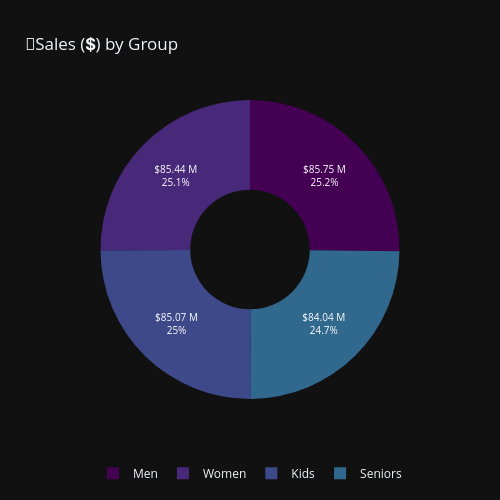
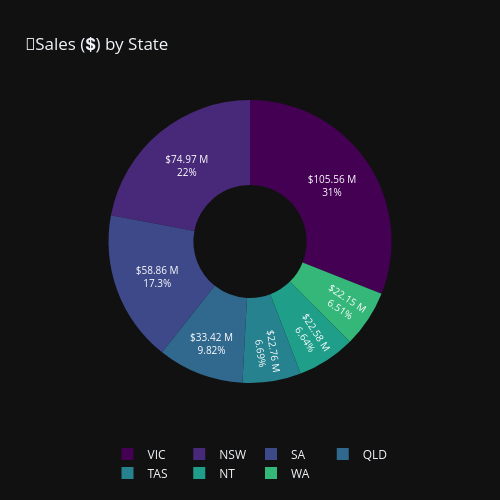
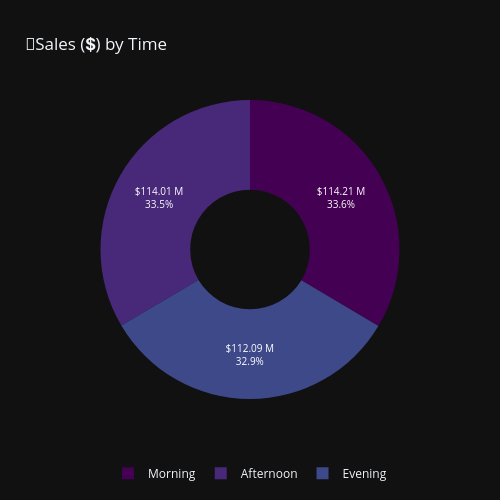
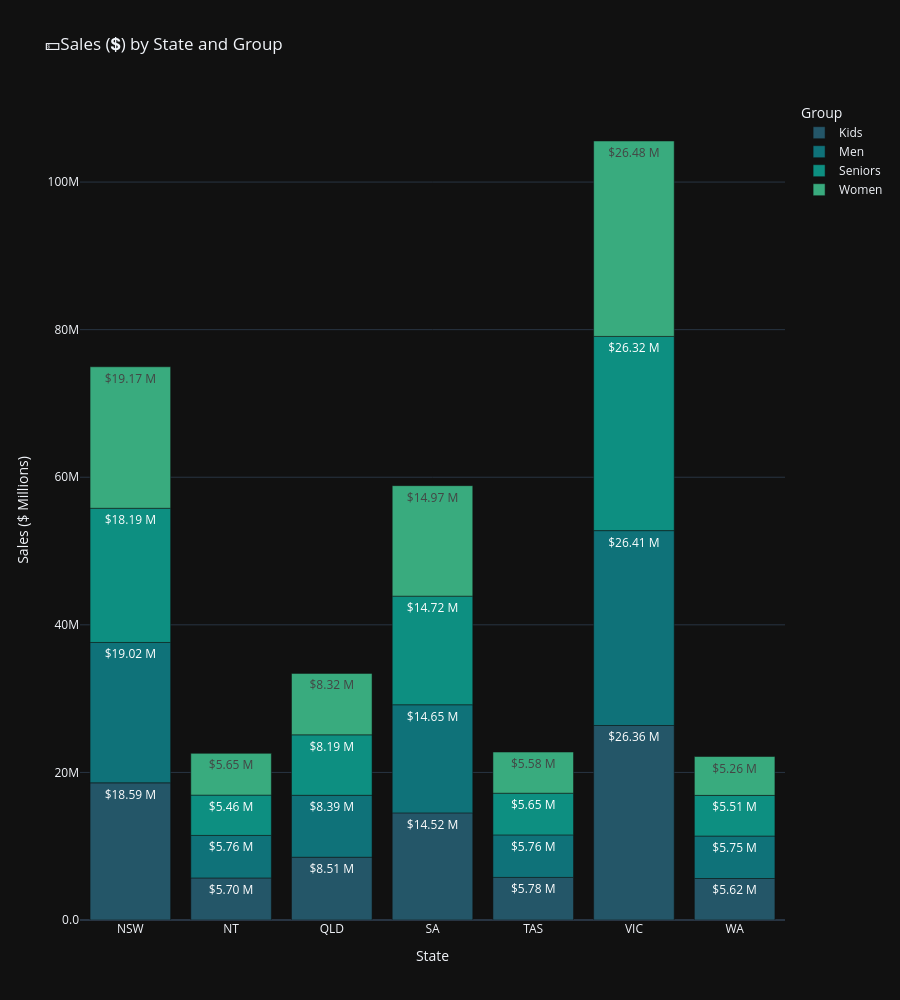

Notebook code cell kept with these figures, in order:
### Markdown cell above
### 📊 Sales Analysis Dashboard:

### Code cell
# State-wise sales Report
generate_sales_donut_matrix(df, group_by_column='Group')
generate_sales_donut_matrix(df, group_by_column='State')
generate_sales_donut_matrix(df, group_by_column='Time')
generate_group_sales_matrix(df)
generate_time_sales_matrix(df, time_freq='DAY')
generate_time_sales_matrix(df, time_freq='WEEK')
generate_time_sales_by_state_matrix(df, time_freq='DAY')
generate_monthly_sales_matrix(df)
generate_quarterly_sales_matrix(df)

### Figure 1 — Plotly figure (JSON) as saved in the notebook; plotly's stock layout.template omitted (floating-point values rounded to 4 significant figures)
{"data": [{"domain": {"x": [0, 1], "y": [0, 1]}, "hole": 0.4, "hovertemplate": "Group=%{label}<br>Sales=%{value}<extra></extra>", "labels": ["Kids", "Men", "Seniors", "Women"], "legendgroup": "", "name": "", "showlegend": true, "text": ["$85.07 M", "$85.75 M", "$84.04 M", "$85.44 M"], "textfont": {"color": "white", "size": 10}, "textposition": "auto", "type": "pie", "values": [85072500, 85750000, 84037500, 85442500]}], "layout": {"height": 500, "legend": {"orientation": "h", "tracegroupgap": 0, "x": 0.5, "xanchor": "center", "y": -0.2}, "piecolorway": ["#440154", "#482878", "#3e4989", "#31688e", "#26828e", "#1f9e89", "#35b779", "#6ece58", "#b5de2b", "#fde725"], "title": {"text": "📍Sales (💲) by Group"}, "width": 500}}

### Figure 2 — Plotly figure (JSON) as saved in the notebook; plotly's stock layout.template omitted (floating-point values rounded to 4 significant figures)
{"data": [{"domain": {"x": [0, 1], "y": [0, 1]}, "hole": 0.4, "hovertemplate": "State=%{label}<br>Sales=%{value}<extra></extra>", "labels": ["NSW", "NT", "QLD", "SA", "TAS", "VIC", "WA"], "legendgroup": "", "name": "", "showlegend": true, "text": ["$74.97 M", "$22.58 M", "$33.42 M", "$58.86 M", "$22.76 M", "$105.56 M", "$22.15 M"], "textfont": {"color": "white", "size": 10}, "textposition": "auto", "type": "pie", "values": [74970000, 22580000, 33417500, 58857500, 22760000, 105565000, 22152500]}], "layout": {"height": 500, "legend": {"orientation": "h", "tracegroupgap": 0, "x": 0.5, "xanchor": "center", "y": -0.2}, "piecolorway": ["#440154", "#482878", "#3e4989", "#31688e", "#26828e", "#1f9e89", "#35b779", "#6ece58", "#b5de2b", "#fde725"], "title": {"text": "📍Sales (💲) by State"}, "width": 500}}

### Figure 3 — Plotly figure (JSON) as saved in the notebook; plotly's stock layout.template omitted (floating-point values rounded to 4 significant figures)
{"data": [{"domain": {"x": [0, 1], "y": [0, 1]}, "hole": 0.4, "hovertemplate": "Time=%{label}<br>Sales=%{value}<extra></extra>", "labels": ["Afternoon", "Evening", "Morning"], "legendgroup": "", "name": "", "showlegend": true, "text": ["$114.01 M", "$112.09 M", "$114.21 M"], "textfont": {"color": "white", "size": 10}, "textposition": "auto", "type": "pie", "values": [114007500, 112087500, 114207500]}], "layout": {"height": 500, "legend": {"orientation": "h", "tracegroupgap": 0, "x": 0.5, "xanchor": "center", "y": -0.2}, "piecolorway": ["#440154", "#482878", "#3e4989", "#31688e", "#26828e", "#1f9e89", "#35b779", "#6ece58", "#b5de2b", "#fde725"], "title": {"text": "📍Sales (💲) by Time"}, "width": 500}}

### Figure 4 — Plotly figure (JSON) as saved in the notebook; plotly's stock layout.template omitted (floating-point values rounded to 4 significant figures)
{"data": [{"hovertemplate": "Group=Kids<br>State=%{x}<br>Sales=%{y}<br>text=%{text}<extra></extra>", "legendgroup": "Kids", "marker": {"color": "rgb(36, 86, 104)", "pattern": {"shape": ""}}, "name": "Kids", "orientation": "v", "showlegend": true, "text": ["$18.59 M", "$5.70 M", "$8.51 M", "$14.52 M", "$5.78 M", "$26.36 M", "$5.62 M"], "textposition": "auto", "type": "bar", "x": ["NSW", "NT", "QLD", "SA", "TAS", "VIC", "WA"], "xaxis": "x", "y": [18587500, 5700000, 8510000, 14515000, 5775000, 26360000, 5625000], "yaxis": "y"}, {"hovertemplate": "Group=Men<br>State=%{x}<br>Sales=%{y}<br>text=%{text}<extra></extra>", "legendgroup": "Men", "marker": {"color": "rgb(15, 114, 121)", "pattern": {"shape": ""}}, "name": "Men", "orientation": "v", "showlegend": true, "text": ["$19.02 M", "$5.76 M", "$8.39 M", "$14.65 M", "$5.76 M", "$26.41 M", "$5.75 M"], "textposition": "auto", "type": "bar", "x": ["NSW", "NT", "QLD", "SA", "TAS", "VIC", "WA"], "xaxis": "x", "y": [19022500, 5762500, 8392500, 14655000, 5757500, 26407500, 5752500], "yaxis": "y"}, {"hovertemplate": "Group=Seniors<br>State=%{x}<br>Sales=%{y}<br>text=%{text}<extra></extra>", "legendgroup": "Seniors", "marker": {"color": "rgb(13, 143, 129)", "pattern": {"shape": ""}}, "name": "Seniors", "orientation": "v", "showlegend": true, "text": ["$18.19 M", "$5.46 M", "$8.19 M", "$14.72 M", "$5.65 M", "$26.32 M", "$5.51 M"], "textposition": "auto", "type": "bar", "x": ["NSW", "NT", "QLD", "SA", "TAS", "VIC", "WA"], "xaxis": "x", "y": [18187500, 5465000, 8190000, 14717500, 5650000, 26315000, 5512500], "yaxis": "y"}, {"hovertemplate": "Group=Women<br>State=%{x}<br>Sales=%{y}<br>text=%{text}<extra></extra>", "legendgroup": "Women", "marker": {"color": "rgb(57, 171, 126)", "pattern": {"shape": ""}}, "name": "Women", "orientation": "v", "showlegend": true, "text": ["$19.17 M", "$5.65 M", "$8.32 M", "$14.97 M", "$5.58 M", "$26.48 M", "$5.26 M"], "textposition": "auto", "type": "bar", "x": ["NSW", "NT", "QLD", "SA", "TAS", "VIC", "WA"], "xaxis": "x", "y": [19172500, 5652500, 8325000, 14970000, 5577500, 26482500, 5262500], "yaxis": "y"}], "layout": {"barmode": "relative", "height": 1000, "legend": {"title": {"text": "Group"}, "tracegroupgap": 0}, "title": {"text": "💵Sales (💲) by State and Group"}, "width": 900, "xaxis": {"anchor": "y", "domain": [0, 1], "title": {"text": "State"}}, "yaxis": {"anchor": "x", "domain": [0, 1], "tickformat": ".2s", "title": {"text": "Sales ($ Millions)"}}}}
